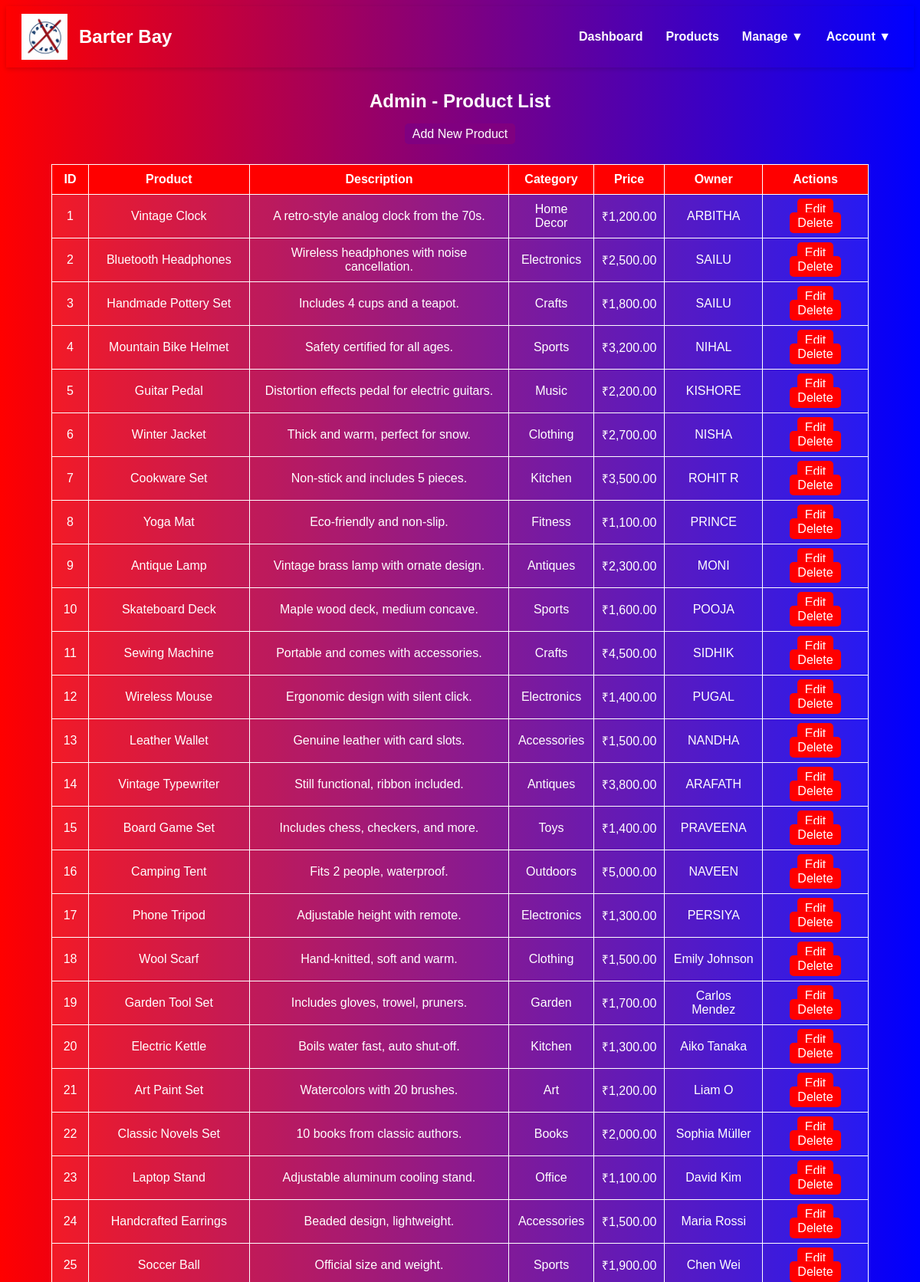
Screenshot of /view_products.php (signed in, upper part) with the database file from the repository.
### tables this page shows
CREATE TABLE products (
    id INTEGER PRIMARY KEY AUTOINCREMENT,
    user_id INTEGER NOT NULL,
    name TEXT NOT NULL,
    description TEXT,
    category TEXT,
    price REAL NOT NULL,
    image TEXT DEFAULT 'default_product.png',
    created_at TIMESTAMP DEFAULT CURRENT_TIMESTAMP,
    FOREIGN KEY (user_id) REFERENCES users(id) ON DELETE CASCADE
);

CREATE TABLE users (
    id INTEGER PRIMARY KEY AUTOINCREMENT,
    name TEXT NOT NULL,
    email TEXT UNIQUE NOT NULL,
    password TEXT NOT NULL,
    profile_pic TEXT DEFAULT 'default.png',
    about_me TEXT DEFAULT NULL,
    created_at TIMESTAMP DEFAULT CURRENT_TIMESTAMP
);

### view_products.php (the view, shortened to what this page needs)
<?php
include 'config.php';
$query = "
    SELECT p.*, u.name AS owner_name
    FROM products p
    JOIN users u ON p.user_id = u.id
";
$stmt = $conn->prepare($query);
$result = $stmt->execute();
?>
<!DOCTYPE html>
<html>
<head>
</head>
<body>
<?php include 'navbar.php'; ?>
<h2>Admin - Product List</h2>
<div style="text-align: center; margin-top: 20px;">
    <a href="add_product.php" class="btn" style="background-color: purple;">Add New Product</a>
</div>
<table>
    <tr>
        <th>ID</th>
        <th>Product</th>
        <th>Description</th>
        <th>Category</th>
        <th>Price</th>
        <th>Owner</th>
        <th>Actions</th>
    </tr>
    <?php
    while ($row = $result->fetchArray(SQLITE3_ASSOC)): ?>
        <tr>
            <td><?= intval($row['id']) ?></td>
            <td><?= htmlspecialchars($row['name']) ?></td>
            <td><?= htmlspecialchars($row['description']) ?></td>
            <td><?= htmlspecialchars($row['category']) ?></td>
            <td>₹<?= number_format($row['price'], 2) ?></td>
            <td><?= htmlspecialchars($row['owner_name']) ?></td>
            <td>
                <a href="edit_product.php?id=<?= $row['id'] ?>" class="btn">Edit</a>
                <a href="delete_product.php?id=<?= $row['id'] ?>" class="btn" onclick="return confirm('Are you sure you want to delete this product?')">Delete</a>
            </td>
        </tr>
    <?php endwhile; ?>
</table>
</body>
</html>

### view_products.php (style rules this page uses)
body { font-family: Arial, sans-serif; background: linear-gradient(to right, red, blue); color: white; }
table { width: 90%; margin: 30px auto; border-collapse: collapse; }
th, td { padding: 10px; border: 1px solid white; text-align: center; }
th { background: red; }
td { background: rgba(255, 255, 255, 0.1); }
.btn { padding: 5px 10px; background: red; color: white; border: none; cursor: pointer; border-radius: 5px; text-decoration: none; }
h2 { text-align: center; margin-top: 30px; }

### footer.php (style rules this page uses)
:root { --footer-bg: #0d0d0d; --footer-text: #e0e0e0; --footer-muted: #94a3b8; --accent-red: #ef233c; --accent-blue: #3a86ff; --footer-gradient: linear-gradient(135deg, #ef233c 0%, #3a86ff 100%); --max: 1200px; --transition: 0.3s cubic-bezier(0.4, 0, 0.2, 1); --logo-url: url("images/seal.png?v=1"); }

### rows the page displays
products: id "1", name "Vintage Clock", description "A retro-style analog clock from the 70s.", category "Home Decor", price "1,200.00", user.name "ARBITHA"
products: id "2", name "Bluetooth Headphones", description "Wireless headphones with noise cancellation.", category "Electronics", price "2,500.00", user.name "SAILU"
products: id "3", name "Handmade Pottery Set", description "Includes 4 cups and a teapot.", category "Crafts", price "1,800.00", user.name "SAILU"
products: id "4", name "Mountain Bike Helmet", description "Safety certified for all ages.", category "Sports", price "3,200.00", user.name "NIHAL"
products: id "5", name "Guitar Pedal", description "Distortion effects pedal for electric guitars.", category "Music", price "2,200.00", user.name "KISHORE"
products: id "6", name "Winter Jacket", description "Thick and warm, perfect for snow.", category "Clothing", price "2,700.00", user.name "NISHA"
products: id "7", name "Cookware Set", description "Non-stick and includes 5 pieces.", category "Kitchen", price "3,500.00", user.name "ROHIT R"
products: id "8", name "Yoga Mat", description "Eco-friendly and non-slip.", category "Fitness", price "1,100.00", user.name "PRINCE"
products: id "9", name "Antique Lamp", description "Vintage brass lamp with ornate design.", category "Antiques", price "2,300.00", user.name "MONI"
products: id "10", name "Skateboard Deck", description "Maple wood deck, medium concave.", category "Sports", price "1,600.00", user.name "POOJA"
products: id "11", name "Sewing Machine", description "Portable and comes with accessories.", category "Crafts", price "4,500.00", user.name "SIDHIK"
products: id "12", name "Wireless Mouse", description "Ergonomic design with silent click.", category "Electronics", price "1,400.00", user.name "PUGAL"
products: id "13", name "Leather Wallet", description "Genuine leather with card slots.", category "Accessories", price "1,500.00", user.name "NANDHA"
products: id "14", name "Vintage Typewriter", description "Still functional, ribbon included.", category "Antiques", price "3,800.00", user.name "ARAFATH"
products: id "15", name "Board Game Set", description "Includes chess, checkers, and more.", category "Toys", price "1,400.00", user.name "PRAVEENA"
products: id "16", name "Camping Tent", description "Fits 2 people, waterproof.", category "Outdoors", price "5,000.00", user.name "NAVEEN"
products: id "17", name "Phone Tripod", description "Adjustable height with remote.", category "Electronics", price "1,300.00", user.name "PERSIYA"
products: id "18", name "Wool Scarf", description "Hand-knitted, soft and warm.", category "Clothing", price "1,500.00", user.name "Emily Johnson"
products: id "19", name "Garden Tool Set", description "Includes gloves, trowel, pruners.", category "Garden", price "1,700.00", user.name "Carlos Mendez"
products: id "20", name "Electric Kettle", description "Boils water fast, auto shut-off.", category "Kitchen", price "1,300.00", user.name "Aiko Tanaka"
products: id "21", name "Art Paint Set", description "Watercolors with 20 brushes.", category "Art", price "1,200.00", user.name "Liam O"
products: id "22", name "Classic Novels Set", description "10 books from classic authors.", category "Books", price "2,000.00", user.name "Sophia Müller"
products: id "23", name "Laptop Stand", description "Adjustable aluminum cooling stand.", category "Office", price "1,100.00", user.name "David Kim"
products: id "24", name "Handcrafted Earrings", description "Beaded design, lightweight.", category "Accessories", price "1,500.00", user.name "Maria Rossi"
products: id "25", name "Soccer Ball", description "Official size and weight.", category "Sports", price "1,900.00", user.name "Chen Wei"
